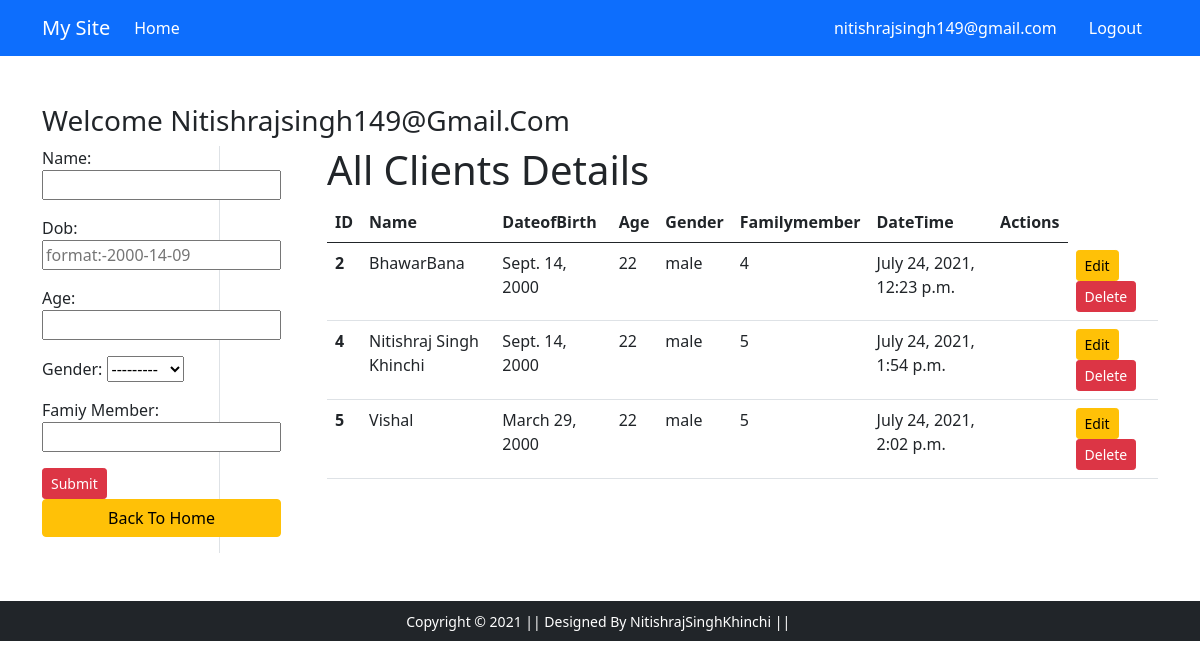
The page /clien/ (signed in) on the database its author committed.
### accounts/models.py (models this page shows, shortened)
class CustomUser(AbstractUser):
    username = None
    """we can create Phonenumber Fields with the help of third party package But t have used Charfields"""
    mobile_no= models.CharField(blank=True,max_length=15,unique=True)
    email = models.EmailField(blank=True,unique=True)
    Age = models.PositiveIntegerField(blank=True,null=True)
    USERNAME_FIELD = 'mobile_no'
    REQUIRED_FIELDS = []
    objects = UserManager()

class Client(models.Model):
    name = models.CharField(max_length=50)
    dob = models.DateField()
    age = models.PositiveIntegerField()
    gender = models.CharField(max_length=20, choices=GENDER,blank=True)
    family_member=models.PositiveIntegerField()
    date = models.DateTimeField(auto_now=datetime.now())

### accounts/views.py (the view)
# urls.py: path('clien/',views.add_client,name='addclient'),
@login_required
def add_client(request):
    if request.method == 'POST':
        fm = Clientform(request.POST)
        if fm.is_valid():
            fm.save()
            fm=Clientform()
    else:
        fm = Clientform()
    stud = Client.objects.all()
    return render(request, 'accounts/clientdetails.html', {'form':fm, 'stu':stud})

### accounts/forms.py
class Clientform(forms.ModelForm):
    class Meta:
        model = Client
        fields = ['name','dob','age','gender','family_member']
        labels = {'name':'Name','age':'Age','gender':'Gender','family_member':'Famiy Member'}
        widgets={'dob':forms.TextInput(attrs={'placeholder':'format:-2000-14-09'})}

### templates/accounts/clientdetails.html (shortened to what this page needs)
{% extends 'accounts/base.html' %}
{% block main-content %}
<div class="container my-5">
 <div class="row">
  <h3>Welcome <span class="text-capitalize"> {{ request.user.email}}</span></h3>
  <div class="col-sm-2 border-end">
   <ul class="list-unstyled">
    <li class="d-grid">
        <form method="POST" novalidate>
        {{form.as_p}}
        <input type="submit" class="btn btn-danger btn-sm" value="Submit">
    </form>
    <a href="{% url 'profile' %}" class="btn btn-warning">Back To Home</a>
    </li>
   </ul>
  </div>
  <div class="col-sm-9 offset-sm-1" id="resizeMe",class="table">
    <h1>All Clients Details</h1>
        {% if stu %}
         <table class="table table-hover">
           <thead>
             <tr>
               <th scope="col">ID</th>
               <th scope="col">Name</th>
               <th scope="col">DateofBirth</th>
               <th scope="col">Age</th>
               <th scope="col">Gender</th>
               <th scope="col">Familymember</th>
               <th scope="col">DateTime</th>
               <th scope="col">Actions</th>
             </tr>
           </thead>
           <tbody>
            {% for st in stu %}
             <tr>
               <th scope="row">{{st.id}}</th>
               <td>{{st.name}}</td>
               <td>{{st.dob}}</td>
               <td>{{st.age}}</td>
               <td>{{st.gender}}</td>
               <td>{{st.family_member}}</td>
               <td>{{st.date}}</td>
               <td>
                <td>
                    <a href="{% url 'update'  st.id %}" class="btn btn-warning btn-sm">Edit</a>
                    <form action="{% url 'delete' st.id %}" method="post" class="d-inline"> {% csrf_token %}
                     <input type="submit" class="btn btn-danger btn-sm" value="Delete">
                    </form>
                    </td>
             </tr>
            {% endfor %}
           </tbody>
         </table>
        {% else %}
         <h4 class="text-center alert alert-warning">No Records</h4>
        {% endif %}
  </div>
 </div>
</div>
{% endblock main-content %}

### templates/accounts/base.html (shortened to what this page needs)
<!doctype html>
{% load static %}
<html lang="en">
  <head>
    <link href="https://cdn.jsdelivr.net/npm/bootstrap@5.0.0-beta1/dist/css/bootstrap.min.css" rel="stylesheet">
    <link rel="stylesheet" href="{% static 'app/css/owl.carousel.min.css' %}">
    <link rel="stylesheet" href="{% static 'app/css/all.min.css' %}">
    <link rel="stylesheet" href="{% static 'app/css/style.css' %}">
  </head>
  <body>
    <nav class="navbar navbar-expand-lg navbar-dark bg-primary">
     <div class="container">
       <a class="navbar-brand" href="/">My Site</a>
       <div class="collapse navbar-collapse" id="navbarSupportedContent">
         <ul class="navbar-nav me-auto mb-2 mb-lg-0">
           <li class="nav-item">
             <a class="nav-link active" aria-current="page" href="/">Home</a>
           </li>
         </ul>
         <div>
          <ul class="navbar-nav me-auto mb-2 mb-lg-0">
            {% if request.user.is_authenticated %}
            <li class="nav-item mx-2">
             <a href="#" class="nav-link text-white">{{request.user.email}} </a>
            </li>
            <li class="nav-item mx-2">
                <a href="{% url 'logout' %}" class="nav-link text-white">Logout</a>
               </li>
            {% endif %}
          </ul>
         </div>
       </div>
     </div>
    </nav>
    {% block main-content %} {% endblock main-content %}
    <footer class="container-fluid bg-dark text-center p-2 mt-5">
        <small class="text-white">Copyright &copy; 2021 || Designed By NitishrajSinghKhinchi || </small>
    </footer>
  </body>
</html>

### rows shown on the page
CustomUser: user.email "nitishrajsingh149@gmail.com", user.email "Nitishrajsingh149@gmail.com"
Client: id "2", name "BhawarBana", dob "Sept. 14, 2000", age "22", gender "male", family_member "4", date "July 24, 2021, 12:23 p.m."
Client: id "4", name "Nitishraj Singh Khinchi", dob "Sept. 14, 2000", age "22", gender "male", family_member "5", date "July 24, 2021, 1:54 p.m."
Client: id "5", name "Vishal", dob "March 29, 2000", age "22", gender "male", family_member "5", date "July 24, 2021, 2:02 p.m."
